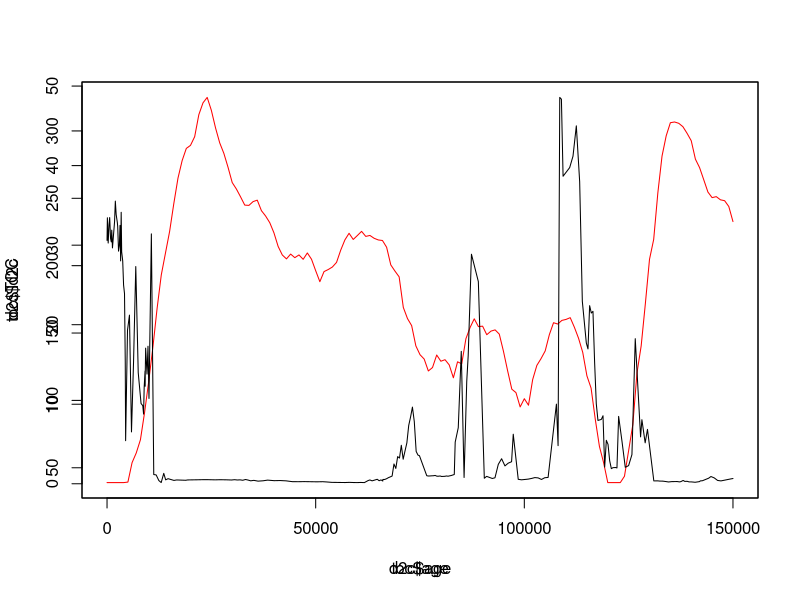
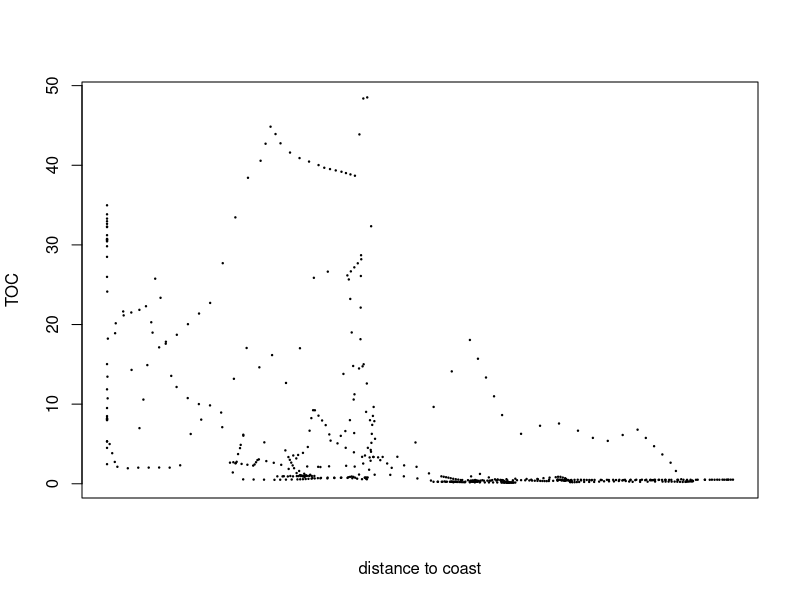
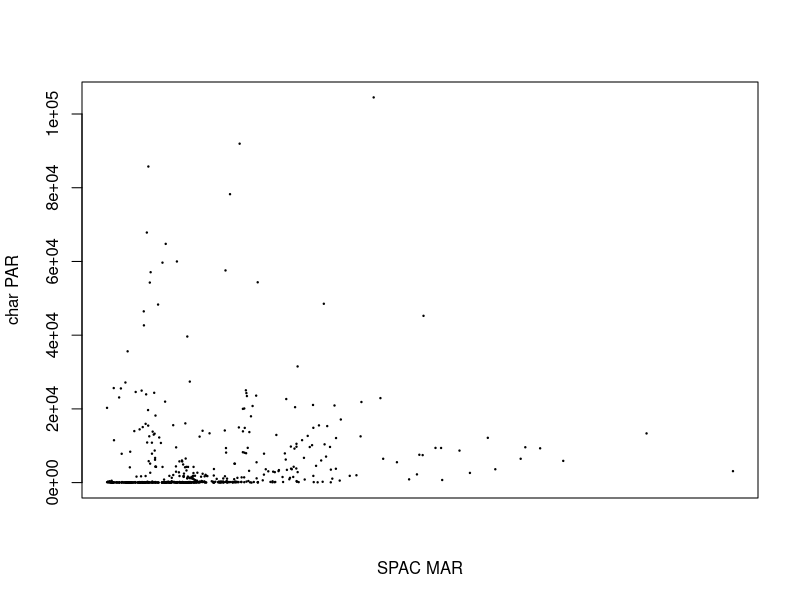
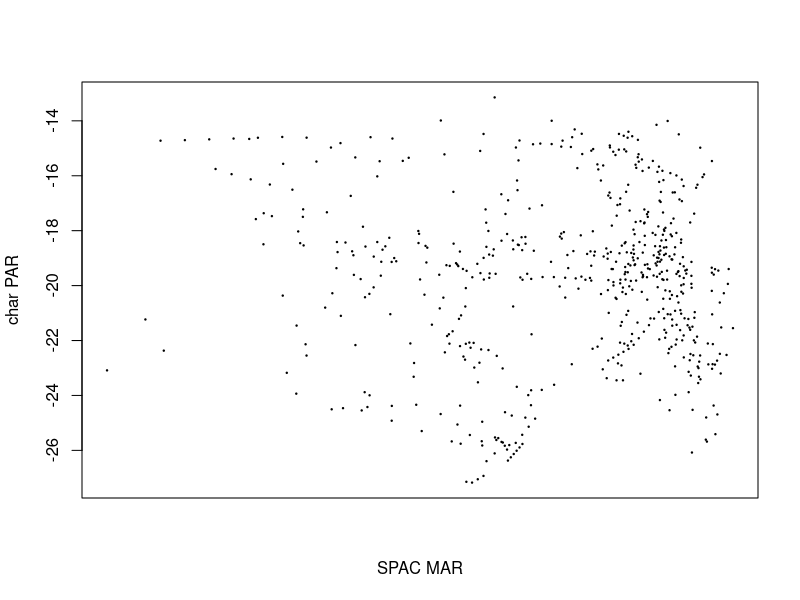
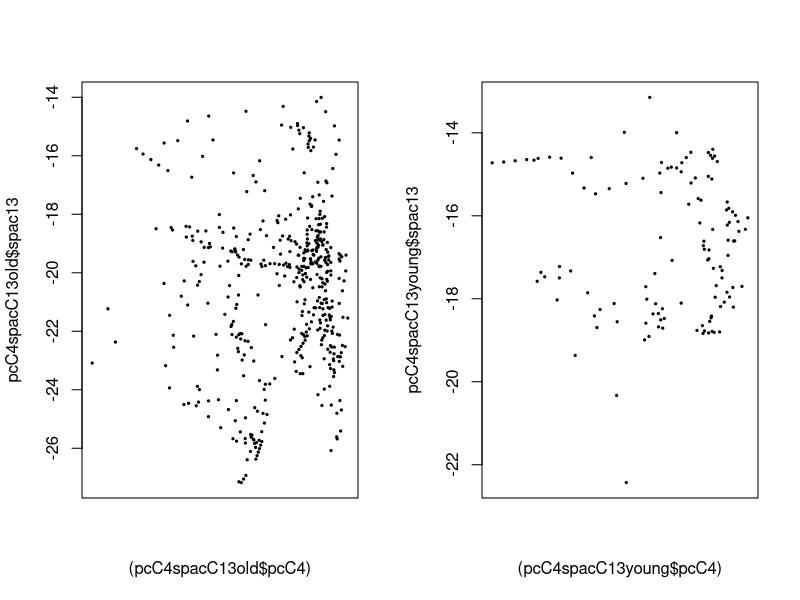
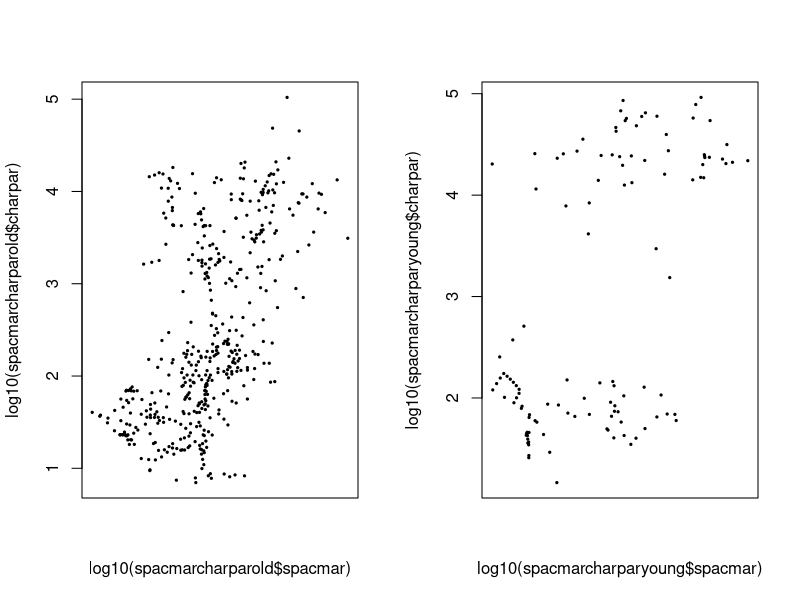
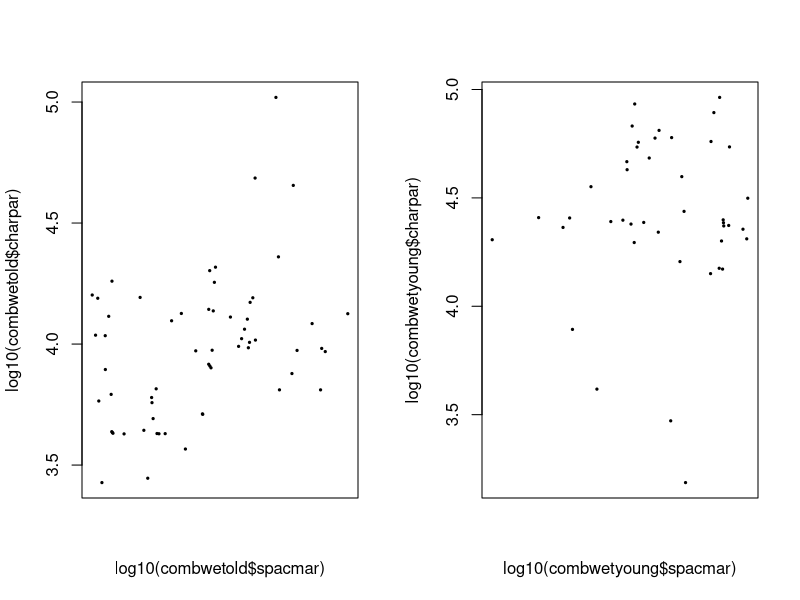
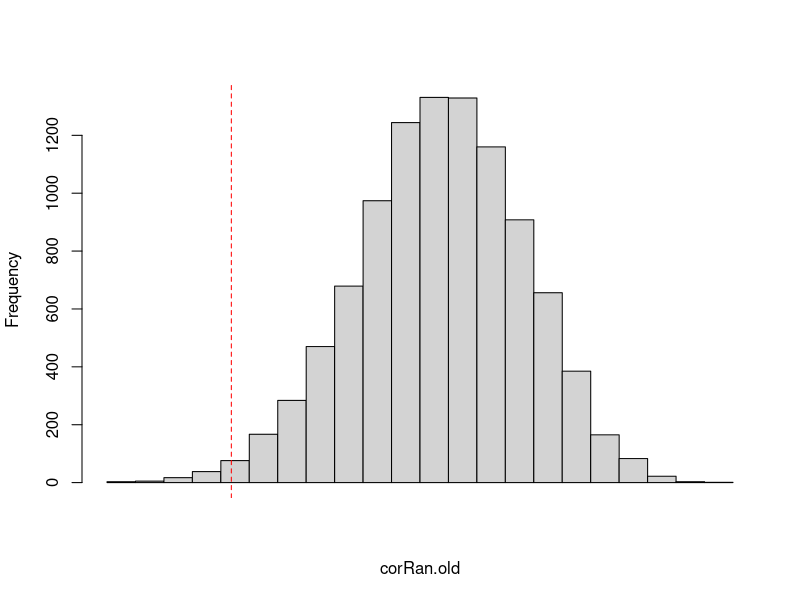

These figures' R source, in order: (Note: a time limit stopped this script after it produced the figures.)
##################################################################################
## hypothesis test of shifting fire intensity from 'natural' to 'anthropogenic' ## 
## fire regime in the Late Pleistocene of Sahul                                 ##
##                                                                              ##
## Corey J. A. Bradshaw, Flinders University/CABAH                              ##
## January 2023                                                                 ##
##                                                                              ##
## code for paper:                                                              ##
## Bird, M, CJA Bradshaw, M Brand, R Comley, X Hadeen, Z Jacobs, CR Rowe,       ##
##    CM Wurster, C Zwart. Pleistocene establishment of an Anthropogenic        ##
##    fire regime in Australia’s tropical savannas.                             ##
##################################################################################


## import data
d2c <- read.table("d2c.csv", header=T, sep=",") # distance to coast
toc <- read.table("toc.csv", header=T, sep=",") # total organic carbon
spacmar <- read.table("SPACMAR.csv", header=T, sep=",") # mass accumulation rate of stable polycyclic aromatic carbon 
charpar <- read.table("charpar.csv", header=T, sep=",") # particle accumulation rate of micro-charcoal 
pcC4 <- read.table("pcC4.csv", header=T, sep=",") # % grass pollen (of total dryland pollen)
spacC13 <- read.table("SPACC13.csv", header=T, sep=",") # δ13C of the stable polycyclic aromatic carbon

# interval for standardised ages
agest <- seq(0,150000,250)

# d2c vs. toc
plot(d2c$age,d2c$d2c, pch=19, cex=0.3, type="l", col="red")
par(new=T,xaxt="n")
plot(toc$age,toc$TOC, pch=19, cex=0.3, type="l")

d2c.intp <- approx(x=d2c$age, y=d2c$d2c, xout=agest)
toc.intp <- approx(x=toc$age, y=toc$TOC, xout=agest)
d2ctoc.dat <- na.omit(data.frame(d2c.intp,toc.intp$y))
colnames(d2ctoc.dat) <- c("age","d2c","toc")
head(d2ctoc.dat)
plot(d2ctoc.dat$d2c, d2ctoc.dat$toc, pch=19, cex=0.2, xlab="distance to coast", ylab="TOC")

# spacmar vs. charpar
spacmar.intp <- approx(x=spacmar$age, y=spacmar$SPACMAR, xout=agest)
charpar.intp <- approx(x=charpar$age, y=charpar$charpar, xout=agest)
spacmarcharpar.dat <- na.omit(data.frame(spacmar.intp,charpar.intp$y))
colnames(spacmarcharpar.dat) <- c("age","spacmar","charpar")
head(spacmarcharpar.dat)
plot(spacmarcharpar.dat$spacmar, spacmarcharpar.dat$charpar, pch=19, cex=0.2, xlab="SPAC MAR", ylab="char PAR")

# pcC4 vs. spacC13
pcC4.intp <- approx(x=pcC4$age, y=pcC4$pcC4, xout=agest)
spacC13.intp <- approx(x=spacC13$age, y=spacC13$SPACC13, xout=agest)
pcC4spacC13.dat <- na.omit(data.frame(pcC4.intp,spacC13.intp$y))
colnames(pcC4spacC13.dat) <- c("age","pcC4","spac13")
head(pcC4spacC13.dat)
plot(pcC4spacC13.dat$pcC4, pcC4spacC13.dat$spac13, pch=19, cex=0.2, xlab="SPAC MAR", ylab="char PAR")
write.table(pcC4spacC13.dat, "pcC4spacC13.csv", sep=",")

# split by pre and post 30 ka
# pcC4 vs. spacC13
pcC4spacC13old <- subset(pcC4spacC13.dat, age > 30000)
pcC4spacC13young <- subset(pcC4spacC13.dat, age <= 30000)
par(mfrow=c(1,2))
plot((pcC4spacC13old$pcC4),pcC4spacC13old$spac13, pch=19, cex=0.3)
plot((pcC4spacC13young$pcC4),pcC4spacC13young$spac13, pch=19, cex=0.3)
par(mfrow=c(1,1))

cor.young <- cor(pcC4spacC13young$pcC4,pcC4spacC13young$spac13, method="spearman")
cor.old <- cor(pcC4spacC13old$pcC4,pcC4spacC13old$spac13, method="spearman")

lyoung <- dim(pcC4spacC13young)[1]
seqold <- 1:dim(pcC4spacC13old)[1]
iter <- 10000
corRan <- rep(0,iter)
for (i in 1:iter) {
  ran.sub <- sample(seqold,lyoung,replace=T)  
  corRan.old <- cor((pcC4spacC13old[ran.sub,]$pcC4), (pcC4spacC13old[ran.sub,]$spac13), method="spearman", use="pairwise.complete.obs")
  corRan[i] <- ifelse(corRan.old < cor.young, 1, 0)
}
sum(corRan)/iter

# spacmar vs. charpar
spacmarcharparold <- subset(spacmarcharpar.dat, age > 30000 & spacmar > 0 & charpar > 0)
spacmarcharparyoung <- subset(spacmarcharpar.dat, age <= 30000 & spacmar > 0 & charpar > 0)
par(mfrow=c(1,2))
plot(log10(spacmarcharparold$spacmar),log10(spacmarcharparold$charpar), pch=19, cex=0.3)
plot(log10(spacmarcharparyoung$spacmar),log10(spacmarcharparyoung$charpar), pch=19, cex=0.3)
par(mfrow=c(1,1))

cor.young <- cor(log10(spacmarcharparyoung$spacmar),log10(spacmarcharparyoung$charpar), method="spearman")
cor.young
cor.old <- cor(log10(spacmarcharparold$spacmar),log10(spacmarcharparold$charpar), method="spearman")
cor.old

lyoung <- dim(spacmarcharparyoung)[1]
seqold <- 1:dim(spacmarcharparold)[1]
iter <- 10000
corRan <- rep(0,iter)
for (i in 1:iter) {
  ran.sub <- sample(seqold,lyoung,replace=T)  
  corRan.old <- cor(log10(spacmarcharparold[ran.sub,]$spacmar), log10(spacmarcharparold[ran.sub,]$charpar), method="spearman")
  corRan[i] <- ifelse(corRan.old < cor.young, 1, 0)
}
sum(corRan)/iter


## only 'wet' periods (> 10% total organic carbon)
comb.dat <- na.omit(data.frame(d2c.intp,toc.intp$y, spacmar.intp$y, charpar.intp$y, pcC4.intp$y, spacC13.intp$y))
colnames(comb.dat) <- c("age","d2c","toc","spacmar","charpar","pcC4","spacC13")
head(comb.dat)
combwet <- subset(comb.dat, toc > 10)  
combwetyoung <- subset(combwet, age < 30000)  
combwetold <- subset(combwet, age >= 30000)  

# spacmar vs. charpar
par(mfrow=c(1,2))
plot(log10(combwetold$spacmar),log10(combwetold$charpar), pch=19, cex=0.3)
plot(log10(combwetyoung$spacmar),log10(combwetyoung$charpar), pch=19, cex=0.3)
par(mfrow=c(1,1))

cor.young <- cor(log10(combwetyoung$spacmar),log10(combwetyoung$charpar), method="spearman")
cor.young
cor.old <- cor(log10(combwetold$spacmar),log10(combwetold$charpar), method="spearman")
cor.old

lyoung <- dim(combwetyoung)[1]
seqold <- 1:dim(combwetold)[1]
iter <- 10000
corRan <- corRan.old <- rep(0,iter)
for (i in 1:iter) {
  ran.sub <- sample(seqold,lyoung,replace=T)  
  corRan.old[i] <- cor(log10(combwetold[ran.sub,]$spacmar), log10(combwetold[ran.sub,]$charpar), method="spearman")
  corRan[i] <- ifelse(corRan.old[i] < cor.young, 1, 0)
}
sum(corRan)/iter
hist(corRan.old,main="")
abline(v=cor.young, col="red", lty=2)


# pcC4 vs spacC13
par(mfrow=c(1,2))
plot((combwetold$pcC4),(combwetold$spacC13), pch=19, cex=0.3)
plot((combwetyoung$pcC4),(combwetyoung$spacC13), pch=19, cex=0.3)
par(mfrow=c(1,1))

cor.young <- cor(combwetyoung$pcC4,(combwetyoung$spacC13), method="spearman")
cor.young
cor.old <- cor(combwetold$pcC4,(combwetold$spacC13), method="spearman")
cor.old

lyoung <- dim(combwetyoung)[1]
seqold <- 1:dim(combwetold)[1]
iter <- 10000
corRan <- corRan.old <- rep(0,iter)
for (i in 1:iter) {
  ran.sub <- sample(seqold,lyoung,replace=T)  
  corRan.old[i] <- cor(combwetold[ran.sub,]$pcC4, (combwetold[ran.sub,]$spacC13), method="spearman")
  corRan[i] <- ifelse(corRan.old[i] > cor.young, 1, 0)
}
sum(corRan)/iter
hist(corRan.old,main="")
abline(v=cor.young, col="red", lty=2)


## wetness threshold sensitivity analysis
iter <- 10000
wet.thresh.vec <- seq(1,10,1)

pr.ran1 <- pr.ran2 <- rep(NA,length(wet.thresh.vec))

for (w in 1:length(wet.thresh.vec)) {
  combwet <- subset(comb.dat, toc > wet.thresh.vec[w])  
  combwetyoung <- subset(combwet, age < 30000)  
  combwetold <- subset(combwet, age >= 30000)  

  # MARspac vs. PARchar
  cor.young1 <- cor(log10(combwetyoung$spacmar),log10(combwetyoung$charpar), method="spearman")
  cor.old1 <- cor(log10(combwetold$spacmar),log10(combwetold$charpar), method="spearman")

  lyoung1 <- dim(combwetyoung)[1]
  seqold1 <- 1:dim(combwetold)[1]
  corRan1 <- corRan.old1 <- rep(0,iter)
  for (i in 1:iter) {
    ran.sub <- sample(seqold1,lyoung1,replace=T)  
    corRan.old1[i] <- cor(log10(combwetold[ran.sub,]$spacmar), log10(combwetold[ran.sub,]$charpar), method="spearman")
    corRan1[i] <- ifelse(corRan.old1[i] < cor.young1, 1, 0)
  }
  pr.ran1[w] <- sum(corRan1)/iter

  
  # pcC4 vs δC13spac
  cor.young2 <- cor(combwetyoung$pcC4,combwetyoung$spacC13, method="spearman")
  cor.old2 <- cor(combwetold$pcC4,combwetold$spacC13, method="spearman")

  lyoung2 <- dim(combwetyoung)[1]
  seqold2 <- 1:dim(combwetold)[1]
  corRan2 <- corRan.old2 <- rep(0,iter)
  for (i in 1:iter) {
    ran.sub <- sample(seqold2,lyoung2,replace=T)  
    corRan.old2[i] <- cor(combwetold[ran.sub,]$pcC4, combwetold[ran.sub,]$spacC13, method="spearman")
    corRan2[i] <- ifelse(corRan.old2[i] > cor.young2, 1, 0)
  }
  pr.ran2[w] <- sum(corRan2)/iter
  
  print(wet.thresh.vec[w])
  
} # end w

par(mfrow=c(1,2))
plot(wet.thresh.vec, pr.ran1, type="l", xlab="wetness threshold", ylab="Pr(random) MARspac vs. PARchar")
plot(wet.thresh.vec, pr.ran2, type="l", xlab="wetness threshold", ylab="Pr(random) pcC4 vs δC13spac")
par(mfrow=c(1,1))



## temporal split sensitivity analysis
iter <- 10000
tsplit.thresh.vec <- seq(50000,10000,-5000)

pr.ran1 <- pr.ran2 <- rep(NA,length(tsplit.thresh.vec))

for (t in 1:length(tsplit.thresh.vec)) {
  combwet <- subset(comb.dat, toc > 10)  
  combwetyoung <- subset(combwet, age < tsplit.thresh.vec[t])  
  combwetold <- subset(combwet, age >= tsplit.thresh.vec[t])  
  
  # MARspac vs. PARchar
  cor.young1 <- cor(log10(combwetyoung$spacmar),log10(combwetyoung$charpar), method="spearman")
  cor.old1 <- cor(log10(combwetold$spacmar),log10(combwetold$charpar), method="spearman")
  
  lyoung1 <- dim(combwetyoung)[1]
  seqold1 <- 1:dim(combwetold)[1]
  corRan1 <- corRan.old1 <- rep(0,iter)
  for (i in 1:iter) {
    ran.sub <- sample(seqold1,lyoung1,replace=T)  
    corRan.old1[i] <- cor(log10(combwetold[ran.sub,]$spacmar), log10(combwetold[ran.sub,]$charpar), method="spearman")
    corRan1[i] <- ifelse(corRan.old1[i] < cor.young1, 1, 0)
  }
  pr.ran1[t] <- sum(corRan1)/iter
  
  
  # pcC4 vs δC13spac
  cor.young2 <- cor(combwetyoung$pcC4,combwetyoung$spacC13, method="spearman")
  cor.old2 <- cor(combwetold$pcC4,combwetold$spacC13, method="spearman")
  
  lyoung2 <- dim(combwetyoung)[1]
  seqold2 <- 1:dim(combwetold)[1]
  corRan2 <- corRan.old2 <- rep(0,iter)
  for (i in 1:iter) {
    ran.sub <- sample(seqold2,lyoung2,replace=T)  
    corRan.old2[i] <- cor(combwetold[ran.sub,]$pcC4, combwetold[ran.sub,]$spacC13, method="spearman")
    corRan2[i] <- ifelse(corRan.old2[i] > cor.young2, 1, 0)
  }
  pr.ran2[t] <- sum(corRan2)/iter
  
  print(tsplit.thresh.vec[t])
  
} # end t

par(mfrow=c(1,2))
plot(tsplit.thresh.vec, pr.ran1, type="l", xlab="temporal split", ylab="Pr(random) MARspac vs. PARchar")
plot(tsplit.thresh.vec, pr.ran2, type="l", xlab="temporal split", ylab="Pr(random) pcC4 vs δC13spac")
par(mfrow=c(1,1))
